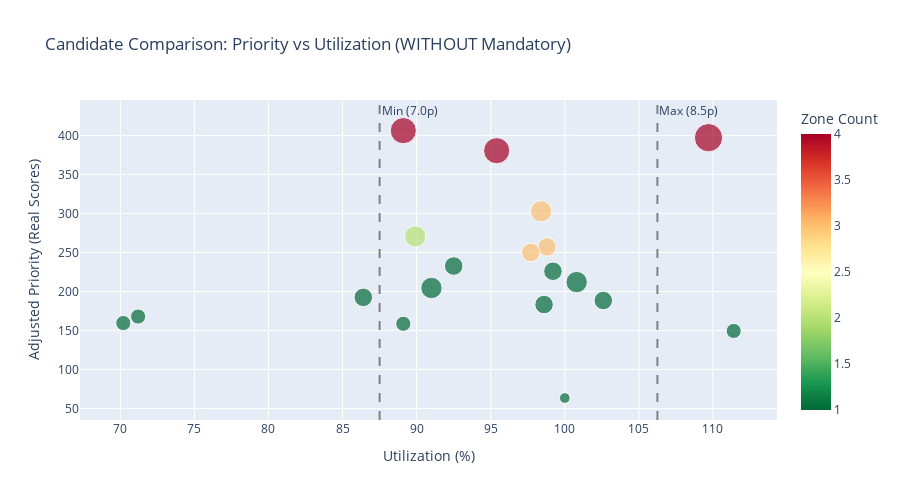

The notebook cell saved with this chart:
### Markdown cell above
### Comparison Charts (Without Mandatory Orders)

The following charts show the same visualizations but using candidates generated **without mandatory orders**. This allows us to see the real priority distribution without the 999999 priority boost from mandatory flags.

### Code cell
# Scatter: Priority vs Utilization (Non-Mandatory)
fig = px.scatter(
    non_mandatory_summary_df,
    x="utilization_pct",
    y="adjusted_priority",
    color="zone_count",
    size="order_count",
    hover_data=["strategy", "zones", "total_pallets"],
    title="Candidate Comparison: Priority vs Utilization (WITHOUT Mandatory)",
    labels={
        "utilization_pct": "Utilization (%)",
        "adjusted_priority": "Adjusted Priority (Real Scores)",
        "zone_count": "Zone Count",
    },
    color_continuous_scale="RdYlGn_r",
)

# Add reference lines for capacity range
fig.add_vline(x=87.5, line_dash="dash", line_color="gray", annotation_text="Min (7.0p)")
fig.add_vline(x=106.25, line_dash="dash", line_color="gray", annotation_text="Max (8.5p)")

fig.update_layout(height=500)
fig.show()

### Figure 1 — Plotly figure (JSON) as saved in the notebook; plotly's stock layout.template omitted (floating-point values rounded to 4 significant figures)
{"data": [{"customdata": [["greedy_efficiency (subset)", "NORTH_ZONE, SOUTH_ZONE, WEST_ZONE, CABA", 7.13], ["dp_optimal (subset)", "NORTH_ZONE, SOUTH_ZONE, WEST_ZONE, CABA", 8.78], ["greedy_efficiency (subset)", "NORTH_ZONE, SOUTH_ZONE, WEST_ZONE, CABA", 7.63], ["greedy_zone_spillover (subset)", "NORTH_ZONE, WEST_ZONE, CABA", 7.87], ["greedy_zone_spillover (subset)", "NORTH_ZONE, CABA", 7.19], ["greedy_priority (subset)", "NORTH_ZONE, SOUTH_ZONE, WEST_ZONE", 7.9], ["greedy_priority (subset)", "NORTH_ZONE, SOUTH_ZONE, WEST_ZONE", 7.82], ["greedy_zone_north (subset)", "NORTH_ZONE", 7.4], ["greedy_zone_west", "WEST_ZONE", 7.94], ["greedy_zone_south", "SOUTH_ZONE", 8.06], ["greedy_zone_south (subset)", "SOUTH_ZONE", 7.28], ["greedy_zone_south (subset)", "SOUTH_ZONE", 6.91], ["greedy_zone_north (subset)", "NORTH_ZONE", 8.21], ["greedy_zone_spillover (subset)", "CABA", 7.89], ["greedy_zone_west (subset)", "WEST_ZONE", 5.7], ["greedy_zone_west (subset)", "WEST_ZONE", 5.62], ["greedy_zone_west (subset)", "WEST_ZONE", 7.13], ["greedy_zone_caba (subset)", "CABA", 8.91], ["greedy_best_fit (subset)", "CABA", 8]], "hovertemplate": "Utilization (%)=%{x}<br>Adjusted Priority (Real Scores)=%{y}<br>order_count=%{marker.size}<br>strategy=%{customdata[0]}<br>zones=%{customdata[1]}<br>total_pallets=%{customdata[2]}<br>Zone Count=%{marker.color}<extra></extra>", "legendgroup": "", "marker": {"color": [4, 4, 4, 3, 2, 3, 3, 1, 1, 1, 1, 1, 1, 1, 1, 1, 1, 1, 1], "coloraxis": "coloraxis", "size": [6, 7, 6, 4, 4, 3, 3, 3, 3, 4, 4, 3, 3, 3, 2, 2, 2, 2, 1], "sizemode": "area", "sizeref": 0.0175, "symbol": "circle"}, "mode": "markers", "name": "", "orientation": "v", "showlegend": false, "type": "scatter", "x": [89.1, 109.7, 95.4, 98.4, 89.9, 98.8, 97.7, 92.5, 99.2, 100.8, 91.0, 86.4, 102.6, 98.6, 71.2, 70.2, 89.1, 111.4, 100.0], "xaxis": "x", "y": [406.1, 397.0, 380.4, 302.7, 270.6, 257.1, 250.0, 232.6, 225.9, 212.1, 204.5, 192.5, 188.4, 183.3, 167.9, 159.6, 158.7, 149.5, 63.56], "yaxis": "y"}], "layout": {"annotations": [{"showarrow": false, "text": "Min (7.0p)", "x": 87.5, "xanchor": "left", "xref": "x", "y": 1, "yanchor": "top", "yref": "y domain"}, {"showarrow": false, "text": "Max (8.5p)", "x": 106.2, "xanchor": "left", "xref": "x", "y": 1, "yanchor": "top", "yref": "y domain"}], "coloraxis": {"colorbar": {"title": {"text": "Zone Count"}}, "colorscale": [[0, "rgb(0,104,55)"], [0.1, "rgb(26,152,80)"], [0.2, "rgb(102,189,99)"], [0.3, "rgb(166,217,106)"], [0.4, "rgb(217,239,139)"], [0.5, "rgb(255,255,191)"], [0.6, "rgb(254,224,139)"], [0.7, "rgb(253,174,97)"], [0.8, "rgb(244,109,67)"], [0.9, "rgb(215,48,39)"], [1, "rgb(165,0,38)"]]}, "height": 500, "legend": {"itemsizing": "constant", "tracegroupgap": 0}, "shapes": [{"line": {"color": "gray", "dash": "dash"}, "type": "line", "x0": 87.5, "x1": 87.5, "xref": "x", "y0": 0, "y1": 1, "yref": "y domain"}, {"line": {"color": "gray", "dash": "dash"}, "type": "line", "x0": 106.2, "x1": 106.2, "xref": "x", "y0": 0, "y1": 1, "yref": "y domain"}], "title": {"text": "Candidate Comparison: Priority vs Utilization (WITHOUT Mandatory)"}, "xaxis": {"anchor": "y", "domain": [0, 1], "title": {"text": "Utilization (%)"}}, "yaxis": {"anchor": "x", "domain": [0, 1], "title": {"text": "Adjusted Priority (Real Scores)"}}}}
